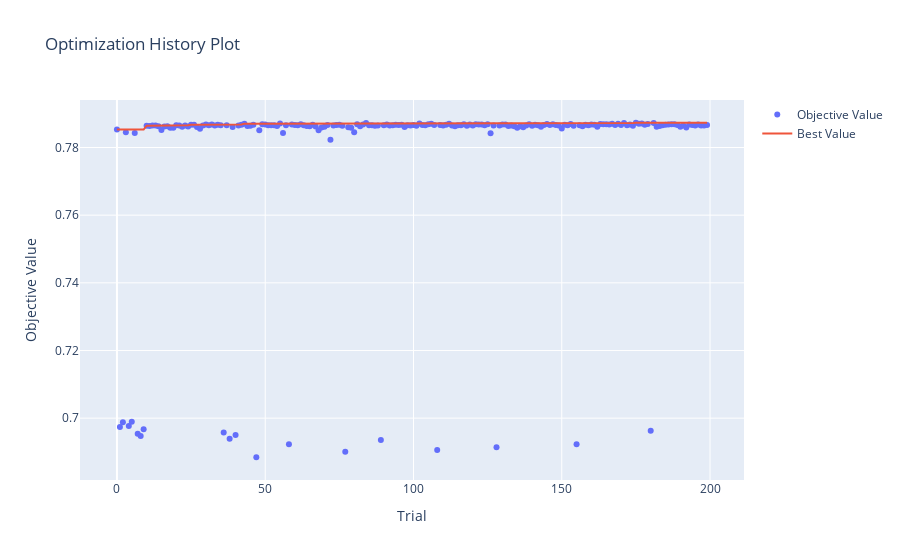

Here is the notebook cell this chart was saved with:
### Code cell
fig = optuna.visualization.plot_optimization_history(study)
show(fig)

### Figure 1 — Plotly figure (JSON) as saved in the notebook; plotly's stock layout.template omitted (floating-point values rounded to 4 significant figures; data arrays with more than 128 entries replaced by an {"elided": "..."} marker saying what was removed)
{"data": [{"mode": "markers", "name": "Objective Value", "type": "scatter", "x": {"elided": "200 int values"}, "y": {"elided": "200 float values"}}, {"mode": "lines", "name": "Best Value", "type": "scatter", "x": {"elided": "200 int values"}, "y": {"elided": "200 float values"}}, {"marker": {"color": "#cccccc"}, "mode": "markers", "name": "Infeasible Trial", "showlegend": false, "type": "scatter", "x": [], "y": []}], "layout": {"title": {"text": "Optimization History Plot"}, "xaxis": {"title": {"text": "Trial"}}, "yaxis": {"title": {"text": "Objective Value"}}}}
